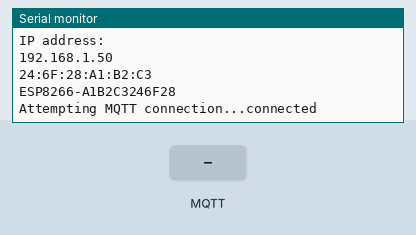
Bench run of a sketch on a simulated ESP8266 (NodeMCU). On the bench: the last lines printed to the serial monitor. The inputs (shaded band) are chosen by the test bench. WiFi joins after 1.5 s; servers stay silent unless stated; no MQTT or app messages arrive unless stated.

Above: at 2.7 s.
2.8 s: MQTT message "RXbgc83862" arrives on the first subscribed topic
At 4.0 s:
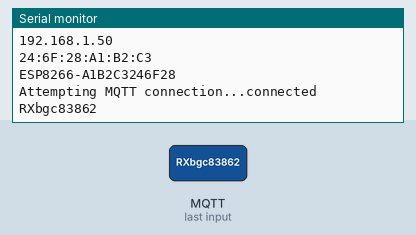
4.3 s: MQTT message "on" arrives on the first subscribed topic
At 5.1 s:
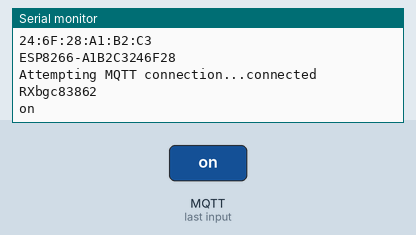
5.8 s: MQTT message "off" arrives on the first subscribed topic
At 6.3 s:
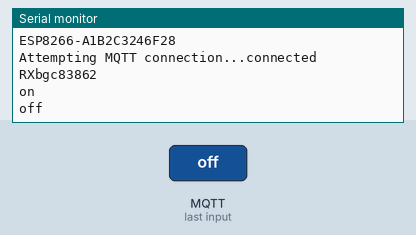

The sketch:

alarm_esp8266.ino
```cpp
#include <Wire.h>
#include <RtcDateTime.h>
#include <RtcDS1307.h>
#include <RtcDS3231.h>
#include <RtcTemperature.h>
#include <RtcUtility.h>

#include <ESP8266WiFi.h>
#include <PubSubClient.h>
#include <SerialCommand.h>
#include <SoftwareSerial.h>
#include <ArduinoJson.h>

extern "C" {
#include "user_interface.h"
}

byte mac[6];
char MAC_ADDRESS[50];
char MQTT_CLIENT[64];
unsigned long currentPublishMillis = 0;

const byte RX = 4;  // D2
const byte TX = 5;  // D1

SoftwareSerial mySerial(RX, TX, false, 256);
SerialCommand sCmd(mySerial); // Khai báo biến sử dụng thư viện Serial Command

// Update these with values suitable for your network.
//const char* SSID = "dlink_DWR-710_CA58";
//const char* PASSWORD = "RXbgc83862";
const char* SSID = "Phong Ky Thuat";
const char* PASSWORD = "123456789";
const char* MQTT_SERVER = "113.161.21.15";
const int MQTT_PORT = 1884;
const char *MQTT_USER = "esp32";
const char *MQTT_PASS = "mtt@23377";

const char* PUBLISH_TOPIC = "ducanh/alarm";
const char* SUBSCRIBE_TOPIC = "ducanh/alarm";

WiFiClient client;
PubSubClient mqttClient(client);

void setup() {

    Serial.begin(115200);
    mySerial.begin(9600); //Bật software serial để giao tiếp với Arduino, nhớ để baudrate trùng với software serial trên mạch arduino

    delay(10);

    // We start by connecting to a WiFi network
    // connectWifi();
    Serial.println();
    Serial.print("Connecting to ");
    Serial.println(SSID);

    WiFi.begin(SSID, PASSWORD);

    unsigned long currentWifiMillis = millis();
    while (WiFi.status() != WL_CONNECTED)
    {
        delay(500);
        Serial.print(".");
    }

    Serial.println("");
    Serial.println("WiFi connected");
    Serial.println("IP address: ");
    Serial.println(WiFi.localIP());

    // get chip id (về bản chất là mac address)
    WiFi.macAddress(mac);
    sprintf(MAC_ADDRESS, "%02X:%02X:%02X:%02X:%02X:%02X", mac[0], mac[1], mac[2], mac[3], mac[4], mac[5]);
    Serial.println(MAC_ADDRESS);
    sprintf(MQTT_CLIENT, "ESP8266-%02X%02X%02X%02X%02X%02X", mac[3], mac[4], mac[5], mac[0], mac[1], mac[2]);
    Serial.println(MQTT_CLIENT);

    mqttClient.setServer(MQTT_SERVER, MQTT_PORT);
    mqttClient.setCallback(callback);
    currentPublishMillis = millis();

    // Một số hàm trong thư viện Serial Command
    // sCmd.addCommand(esp_arduino, rxRequest);        //Khi có lệnh thì thực hiện hàm "rxResponseEsp"
    sCmd.addDefaultHandler(defaultCommand);

}

void connectWifi()
{
    // We start by connecting to a WiFi network
    Serial.println();
    Serial.print("Connecting to ");
    Serial.println(SSID);

    WiFi.begin(SSID, PASSWORD);

    while (WiFi.status() != WL_CONNECTED)
    {
        delay(500);
        Serial.print(".");
        // Nếu trong 60s không có kết nối thì restart
    }
    Serial.println("");
    Serial.println("WiFi connected");
    Serial.println("IP address: ");
    Serial.println(WiFi.localIP());
}

void callback(char* topic, byte* payload, unsigned int length) {
    String jsonStr = "";
    //    Serial.print("Message arrived [");
    //    Serial.print(topic);
    //    Serial.print("] ");
    for (int i = 0; i < length; i++) {
        //Serial.print((char)payload[i]);
        jsonStr += (char)payload[i];
    }

     StaticJsonBuffer<200> jsonBuffer;
     JsonObject& root = jsonBuffer.parseObject(jsonStr);

//       root.printTo(Serial);
      Serial.println(jsonStr);

}


void reconnect() {
    unsigned long currentMqttMillis = millis();
    // Loop until we're reconnected
    while (!mqttClient.connected()) {
        // Kiểm tra kết nối Wifi
        while (WiFi.status() != WL_CONNECTED)
        {
            connectWifi();
        }
        Serial.print("Attempting MQTT connection...");
        // Attempt to connect
        if (mqttClient.connect(MQTT_CLIENT, MQTT_USER, MQTT_PASS, "detector/lwt", 1, false, "offline"))
        {
            Serial.println("connected");
            // Once connected, publish an announcement...
            mqttClient.publish(PUBLISH_TOPIC, "hello world");
            // ... and resubscribe
            mqttClient.subscribe(SUBSCRIBE_TOPIC);
        } else {
            Serial.print("failed, rc=");
            Serial.print(mqttClient.state());
            Serial.println(" try again in 2 seconds");
            // Wait 5 seconds before retrying
            delay(2000);
        }
        // Nếu sau '60s' không kết nối được thì restart
        if ((unsigned long)(millis() - currentMqttMillis) >= 60000)
        {
            ESP.restart();
        }
    }
}
void loop() {
    // Kiểm tra kết nối Mqtt Server
    if (!mqttClient.connected()) {
        reconnect();
    }
    mqttClient.loop();  //

    sCmd.readSerial();  //

}

void defaultCommand(String command) {
    char *json = sCmd.next();

    Serial.println(json);

    mqttClient.publish(PUBLISH_TOPIC, json);
}
```

Measured:
- after the input at 2.8 s, the serial monitor: prints a new line at once (image 1)
- after the input at 4.3 s, the serial monitor: prints a new line at once (image 2)
- after the input at 5.8 s, the serial monitor: prints a new line at once (image 3)
